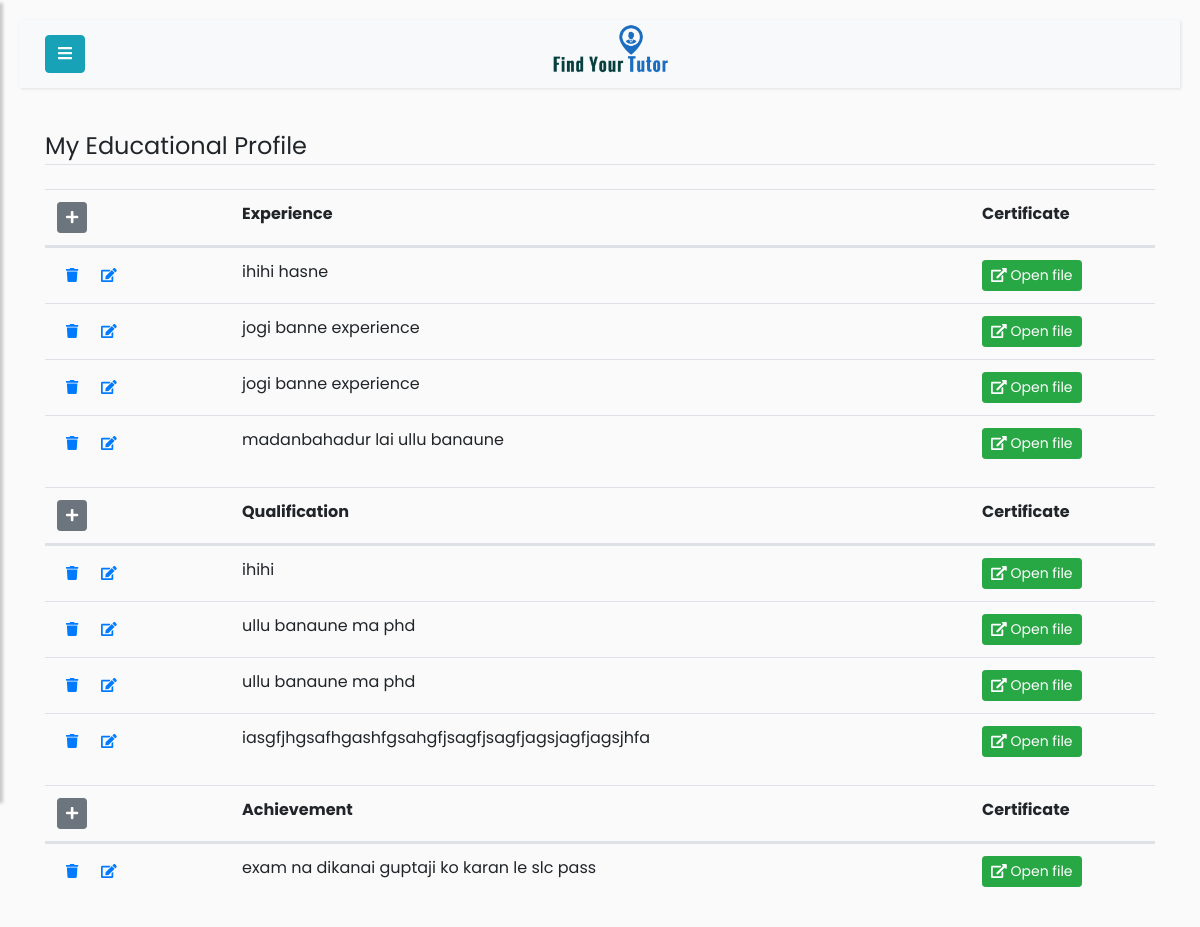
The page /tutor/my-profile (signed in) on the database as committed earlier.
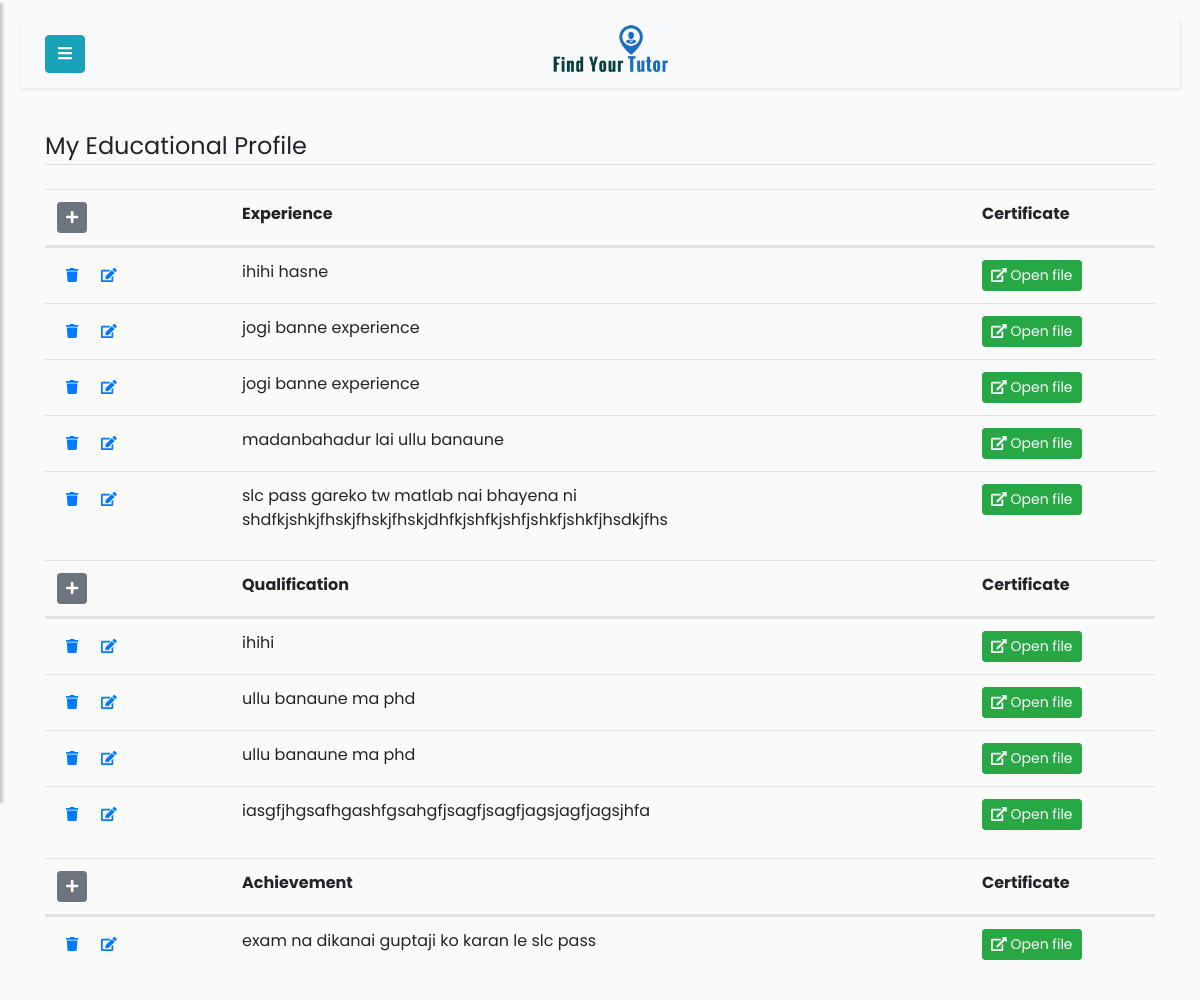
The same page on the database as committed later.
### app/models.py (models this page shows)
class Experience(db.Model):
    id = db.Column(db.Integer, primary_key=True)
    tutor_id = db.Column(db.Integer, db.ForeignKey('tutor.user_id'))
    experience = db.Column(db.String(255))
    experience_file = db.Column(db.String(255))

class Qualification(db.Model):
    id = db.Column(db.Integer, primary_key=True)
    tutor_id = db.Column(db.Integer, db.ForeignKey('tutor.user_id'))
    qualification = db.Column(db.String(255))
    qualification_file = db.Column(db.String(255))

class Achievement(db.Model):
    id = db.Column(db.Integer, primary_key=True)
    tutor_id = db.Column(db.Integer, db.ForeignKey('tutor.user_id'))
    achievement = db.Column(db.String(255))
    achievement_file = db.Column(db.String(255))

### app/routes.py (the view)
@app.route('/tutor/my-profile', methods=['POST','GET'])
@login_required
def tutor_educational_profile():
    form_experience = MyExperienceForm()
    form_qualification = MyQualificationForm()
    form_achievement = MyAchievementForm()
    user = User.query.filter_by(username=current_user.username).first()
    tutor=Tutor.query.filter_by(user_id=user.id).first()
    if form_experience.validate_on_submit():
        experience = Experience(experience=form_experience.experience.data, experience_file=save_docs(form_experience.experience_certificate.data, "experience"), Tutor=tutor)
        db.session.add(experience)
        db.session.commit()
    if form_achievement.validate_on_submit():
        achievement = Achievement(achievement=form_achievement.achievement.data, achievement_file=save_docs(form_achievement.achievement_certificate.data, "achievement"), Tutor=tutor)
        db.session.add(achievement)
        db.session.commit()
    if form_qualification.validate_on_submit():
        qualification = Qualification(qualification=form_qualification.qualification.data, qualification_file=save_docs(form_qualification.qualification_certificate.data, "qualification"), Tutor=tutor)
        db.session.add(qualification)
        db.session.commit()
    qualifications = Qualification.query.filter_by(tutor_id=user.id)
    achievements = Achievement.query.filter_by(tutor_id=user.id)
    experiences = Experience.query.filter_by(tutor_id=user.id)
    if user.username == current_user.username and is_tutor(user):
        return render_template('my-profile.html', profilepic=fetch_profile_pic(tutor), user=user, tutor=tutor,
            qualifications=qualifications, achievements=achievements, experiences=experiences,
            form_experience=form_experience, form_qualification=form_qualification, form_achievement=form_achievement)
    elif user.username == current_user.username and not is_tutor(user):
        return redirect(url_for('student'))

### app/models.py (called while the page is built)
@login_manager.user_loader
def load_user(id):
    return User.query.get(int(id))

### app/routes.py (called while the page is built)
def is_tutor(user):
    if user.role == 'tutor':
        return True
    elif user.role == 'student':
        return False
    elif user.role == 'admin':
        return False

def fetch_profile_pic(user_obj):
    try:
        pic_name_from_db = getattr(user_obj, 'profile_pic')
        picture_path = os.path.join(app.root_path, 'static/profile_pics')
        if pic_name_from_db in os.listdir(picture_path):
            profile_pic = url_for('static',filename='profile_pics/' + pic_name_from_db)
            return profile_pic
        return fetch_default_profile_pic(user_obj)
    except:
        return fetch_default_profile_pic(user_obj)

### app/templates/my-profile.html (shortened to what this page needs)
{% extends 'tutor.html' %}
{% block content %}
<div class="container">
    <legend class="border-bottom mb-4">My Educational Profile</legend>
    <div class = "table-responsive">
        <table class="table table-hover" id="my-experience-table">
            <thead>
               <tr class="d-flex">
                    <th scope="col" class="col-2">
                        <button type="button" class="btn btn-secondary btn-sm"
                            data-toggle="modal"
                            data-target="#experience-form">
                            <i class="fas fa-plus" ></i>
                        </button>
                    </th>
                    <th scope="col" class="col-8">Experience</th>
                    <th scope="col" class="col-2">Certificate</th>
               </tr>
           </thead>
           <tbody>
               {% for experience in experiences %}
                    <tr class="d-flex">
                        <td scope="row" class="col-2">
                            <a class="btn btn-link btn-sm" href="{{url_for('delete_tutor_experience', id=experience.id)}}">
                                <i class="fas fa-trash"></i>
                            </a>
                            <button type="button" class="btn btn-link btn-sm"
                                data-toggle="modal"
                                data-target="#edit-experience-form">
                                <i class="fas fa-edit"></i>
                            </button>
                        </td>
                        <td class="col-8"> {{ experience.experience }} </td>
                        <td class='col-2'>
                            <a href="{{ url_for('static', filename='docs/experience/' + experience.experience_file)}}" class="btn btn-success btn-sm">
                                <i class="fas fa-external-link-alt "></i>
                                Open file
                            </a>
                        </td>
                    </tr>
               {% endfor %}
           </tbody>
        </table>
    </div>
    <div class = "table-responsive">
        <table class="table table-hover" id="my-qualification-table">
            <thead>
               <tr class="d-flex">
                    <th scope="col" class="col-2">
                        <button type="button" class="btn btn-secondary btn-sm"
                            data-toggle="modal"
                            data-target="#qualification-form">
                            <i class="fas fa-plus"></i>
                        </button>
                    </th>
                    <th scope="col" class="col-8">Qualification</th>
                    <th scope="col" class="col-2">Certificate</th>
               </tr>
           </thead>
           <tbody>
            {% for qualification in qualifications %}
                <tr class="d-flex">
                    <td scope="row" class='col-2'>
                        <a class="btn btn-link btn-sm" href="{{url_for('delete_tutor_qualification', id=qualification.id)}}">
                            <i class="fas fa-trash"></i>
                        </a>
                        <button type="button" class="btn btn-link btn-sm"
                            data-toggle="modal"
                            data-target="#edit-qualification-form">
                            <i class="fas fa-edit"></i>
                        </button>
                    </td >
                    <td class='col-8'> {{ qualification.qualification }} </td>
                    <td class='col-2'>
                        <a href="{{ url_for('static', filename='docs/qualification/' + qualification.qualification_file)}}" class="btn btn-success btn-sm">
                            <i class="fas fa-external-link-alt "></i>
                            Open file
                        </a>
                    </td>
                </tr>
            {% endfor %}
           </tbody>
        </table>
    </div>
    <div class = "table-responsive">
        <table class="table table-hover" id="my-achievement-table">
            <thead>
               <tr class="d-flex">
                    <th scope="col" class="col-2" >
                        <button type="button" class="btn btn-secondary btn-sm"
                            data-toggle="modal"
                            data-target="#achievement-form">
                            <i class="fas fa-plus" id=" save-achievement-btn"></i>
                        </button>
                    </th>
                    <th scope="col" class="col-8">Achievement</th>
                    <th scope="col" class="col-2">Certificate</th>
               </tr>
           </thead>
           <tbody>
            {% for achievement in achievements %}
                <tr class="d-flex">
                    <td scope="row" class="col-2">
                        <a class="btn btn-link btn-sm" href="{{url_for('delete_tutor_achievement', id=achievement.id)}}">
                            <i class="fas fa-trash"></i>
                        </a>
                        <button type="button" class="btn btn-link btn-sm"
                            data-toggle="modal"
                            data-target="#edit-achievement-form">
                            <i class="fas fa-edit"></i>
                        </button>
                    </td>
                    <td class="col-8"> {{ achievement.achievement }} </td>
                    <td class="col-2">
                        <a href="{{ url_for('static', filename='docs/achievement/' + achievement.achievement_file)}}" class="btn btn-success btn-sm">
                            <i class="fas fa-external-link-alt "></i>
                            Open file
                        </a>
                    </td>
                </tr>
            {% endfor %}
           </tbody>
        </table>
    </div>
</div>
{% endblock %}

### app/templates/tutor.html (shortened to what this page needs)
{% extends "extends/base-user.html" %}

### app/templates/extends/base-user.html (shortened to what this page needs)
<!DOCTYPE html>
<html>
<head>
    <link rel="stylesheet" href="https://stackpath.bootstrapcdn.com/bootstrap/4.1.0/css/bootstrap.min.css">
    <link rel="stylesheet" href="https://cdnjs.cloudflare.com/ajax/libs/malihu-custom-scrollbar-plugin/3.1.5/jquery.mCustomScrollbar.min.css">
</head>
<body>
    <div class ='wrapper'>
        <div id='content'>
            <nav class="navbar navbar-expand-lg navbar-light bg-light">
                <div class="container-fluid">
                    <button type="button" id="sidebarCollapse" class="btn btn-info">
                        <i class="fa fa-bars"></i>
                    </button>
                    <a class="navbar-brand" href="{{url_for('home')}}">
                        <img class="image-responsive" style="width:120.5px;height:62px;"
                          src="{{url_for('static', filename='images/logo.png')}}" />
                    </a>
                </div>
            </nav>
            {% block content %}{% endblock %}
        </div>
    </div>
</body>
</html>

Rows that differ between the two databases and show on the page:
added Experience: experience "slc pass gareko tw matlab nai bhayena ni shdfkjshkjfhskjfhskjfhskjdhfkjshfkjshfjshkfjshkfjhsdkjfhs"
